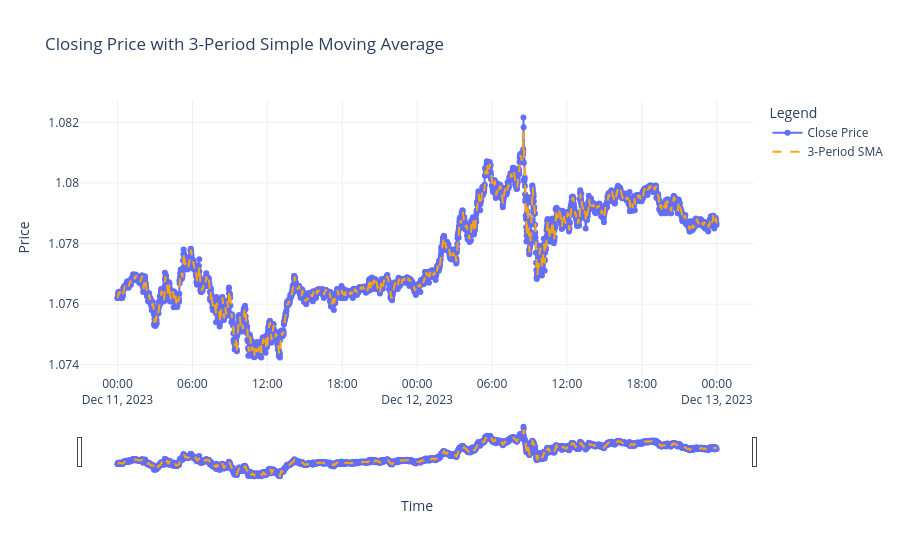

The notebook cell this image was saved under:
### Code cell
# moving averages

df['SMA_3'] = df['close'].rolling(window=3).mean()


# Plotly figure
fig = go.Figure()

fig.add_trace(go.Scatter(
    x=df['datetime'], y=df['close'],
    mode='lines+markers',
    name='Close Price',
    marker=dict(size=6)
))

fig.add_trace(go.Scatter(
    x=df['datetime'], y=df['SMA_3'],
    mode='lines',
    name='3-Period SMA',
    line=dict(dash='dash', color='orange')
))

fig.update_layout(
    title='Closing Price with 3-Period Simple Moving Average',
    xaxis_title='Time',
    yaxis_title='Price',
    hovermode='x unified',
    template='plotly_white',
    legend_title='Legend',
    xaxis=dict(rangeslider_visible=True)
)

fig.show()

### Figure 1 — Plotly figure (JSON) as saved in the notebook; plotly's stock layout.template omitted (floating-point values rounded to 4 significant figures; data arrays with more than 128 entries replaced by an {"elided": "..."} marker saying what was removed)
{"data": [{"marker": {"size": 6}, "mode": "lines+markers", "name": "Close Price", "type": "scatter", "x": {"elided": "2880 str values"}, "y": {"elided": "2880 float values"}}, {"line": {"color": "orange", "dash": "dash"}, "mode": "lines", "name": "3-Period SMA", "type": "scatter", "x": {"elided": "2880 str values"}, "y": {"elided": "2880 float values"}}], "layout": {"hovermode": "x unified", "legend": {"title": {"text": "Legend"}}, "title": {"text": "Closing Price with 3-Period Simple Moving Average"}, "xaxis": {"rangeslider": {"visible": true}, "title": {"text": "Time"}}, "yaxis": {"title": {"text": "Price"}}}}
